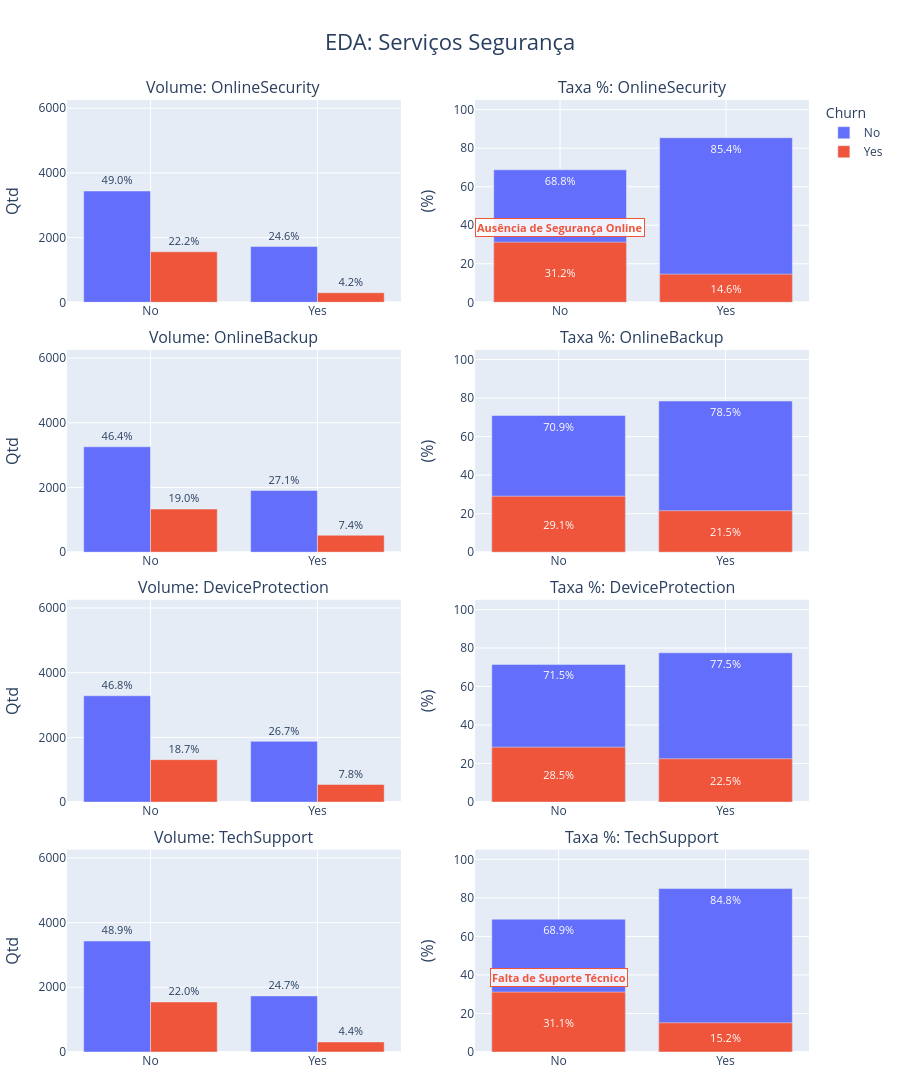

The code cell stored with this chart in its notebook:
### Markdown cell above
#### Análise Serviços Internet (Segurança)

### Code cell
import telecom_x_analytics as tax

fig = tax.plot_servicos_seg(df)
fig.show()

### Figure 1 — Plotly figure (JSON) as saved in the notebook; plotly's stock layout.template omitted (floating-point values rounded to 4 significant figures)
{"data": [{"cliponaxis": false, "marker": {"color": "#636EFA"}, "name": "No", "offsetgroup": "No", "showlegend": true, "text": ["49.0%", "24.6%"], "textposition": "outside", "type": "bar", "x": ["No", "Yes"], "xaxis": "x", "y": [3440, 1724], "yaxis": "y"}, {"hovertemplate": "Taxa: %{y:.1f}%<extra>No</extra>", "insidetextanchor": "end", "insidetextfont": {"color": "white", "size": 11}, "marker": {"color": "#636EFA"}, "name": "Churn No", "offsetgroup": "stack", "showlegend": false, "text": ["68.8%", "85.4%"], "textposition": "inside", "type": "bar", "x": ["No", "Yes"], "xaxis": "x2", "y": [68.77, 85.39], "yaxis": "y2"}, {"cliponaxis": false, "marker": {"color": "#EF553B"}, "name": "Yes", "offsetgroup": "Yes", "showlegend": true, "text": ["22.2%", "4.2%"], "textposition": "outside", "type": "bar", "x": ["No", "Yes"], "xaxis": "x", "y": [1562, 295], "yaxis": "y"}, {"hovertemplate": "Taxa: %{y:.1f}%<extra>Yes</extra>", "insidetextanchor": "middle", "insidetextfont": {"color": "white", "size": 11}, "marker": {"color": "#EF553B"}, "name": "Churn Yes", "offsetgroup": "stack", "showlegend": false, "text": ["31.2%", "14.6%"], "textposition": "inside", "type": "bar", "x": ["No", "Yes"], "xaxis": "x2", "y": [31.23, 14.61], "yaxis": "y2"}, {"cliponaxis": false, "marker": {"color": "#636EFA"}, "name": "No", "offsetgroup": "No", "showlegend": false, "text": ["46.4%", "27.1%"], "textposition": "outside", "type": "bar", "x": ["No", "Yes"], "xaxis": "x3", "y": [3258, 1906], "yaxis": "y3"}, {"hovertemplate": "Taxa: %{y:.1f}%<extra>No</extra>", "insidetextanchor": "end", "insidetextfont": {"color": "white", "size": 11}, "marker": {"color": "#636EFA"}, "name": "Churn No", "offsetgroup": "stack", "showlegend": false, "text": ["70.9%", "78.5%"], "textposition": "inside", "type": "bar", "x": ["No", "Yes"], "xaxis": "x4", "y": [70.95, 78.47], "yaxis": "y4"}, {"cliponaxis": false, "marker": {"color": "#EF553B"}, "name": "Yes", "offsetgroup": "Yes", "showlegend": false, "text": ["19.0%", "7.4%"], "textposition": "outside", "type": "bar", "x": ["No", "Yes"], "xaxis": "x3", "y": [1334, 523], "yaxis": "y3"}, {"hovertemplate": "Taxa: %{y:.1f}%<extra>Yes</extra>", "insidetextanchor": "middle", "insidetextfont": {"color": "white", "size": 11}, "marker": {"color": "#EF553B"}, "name": "Churn Yes", "offsetgroup": "stack", "showlegend": false, "text": ["29.1%", "21.5%"], "textposition": "inside", "type": "bar", "x": ["No", "Yes"], "xaxis": "x4", "y": [29.05, 21.53], "yaxis": "y4"}, {"cliponaxis": false, "marker": {"color": "#636EFA"}, "name": "No", "offsetgroup": "No", "showlegend": false, "text": ["46.8%", "26.7%"], "textposition": "outside", "type": "bar", "x": ["No", "Yes"], "xaxis": "x5", "y": [3287, 1877], "yaxis": "y5"}, {"hovertemplate": "Taxa: %{y:.1f}%<extra>No</extra>", "insidetextanchor": "end", "insidetextfont": {"color": "white", "size": 11}, "marker": {"color": "#636EFA"}, "name": "Churn No", "offsetgroup": "stack", "showlegend": false, "text": ["71.5%", "77.5%"], "textposition": "inside", "type": "bar", "x": ["No", "Yes"], "xaxis": "x6", "y": [71.47, 77.5], "yaxis": "y6"}, {"cliponaxis": false, "marker": {"color": "#EF553B"}, "name": "Yes", "offsetgroup": "Yes", "showlegend": false, "text": ["18.7%", "7.8%"], "textposition": "outside", "type": "bar", "x": ["No", "Yes"], "xaxis": "x5", "y": [1312, 545], "yaxis": "y5"}, {"hovertemplate": "Taxa: %{y:.1f}%<extra>Yes</extra>", "insidetextanchor": "middle", "insidetextfont": {"color": "white", "size": 11}, "marker": {"color": "#EF553B"}, "name": "Churn Yes", "offsetgroup": "stack", "showlegend": false, "text": ["28.5%", "22.5%"], "textposition": "inside", "type": "bar", "x": ["No", "Yes"], "xaxis": "x6", "y": [28.53, 22.5], "yaxis": "y6"}, {"cliponaxis": false, "marker": {"color": "#636EFA"}, "name": "No", "offsetgroup": "No", "showlegend": false, "text": ["48.9%", "24.7%"], "textposition": "outside", "type": "bar", "x": ["No", "Yes"], "xaxis": "x7", "y": [3430, 1734], "yaxis": "y7"}, {"hovertemplate": "Taxa: %{y:.1f}%<extra>No</extra>", "insidetextanchor": "end", "insidetextfont": {"color": "white", "size": 11}, "marker": {"color": "#636EFA"}, "name": "Churn No", "offsetgroup": "stack", "showlegend": false, "text": ["68.9%", "84.8%"], "textposition": "inside", "type": "bar", "x": ["No", "Yes"], "xaxis": "x8", "y": [68.92, 84.83], "yaxis": "y8"}, {"cliponaxis": false, "marker": {"color": "#EF553B"}, "name": "Yes", "offsetgroup": "Yes", "showlegend": false, "text": ["22.0%", "4.4%"], "textposition": "outside", "type": "bar", "x": ["No", "Yes"], "xaxis": "x7", "y": [1547, 310], "yaxis": "y7"}, {"hovertemplate": "Taxa: %{y:.1f}%<extra>Yes</extra>", "insidetextanchor": "middle", "insidetextfont": {"color": "white", "size": 11}, "marker": {"color": "#EF553B"}, "name": "Churn Yes", "offsetgroup": "stack", "showlegend": false, "text": ["31.1%", "15.2%"], "textposition": "inside", "type": "bar", "x": ["No", "Yes"], "xaxis": "x8", "y": [31.08, 15.17], "yaxis": "y8"}], "layout": {"annotations": [{"font": {"size": 16}, "showarrow": false, "text": "Volume: OnlineSecurity", "x": 0.225, "xanchor": "center", "xref": "paper", "y": 1, "yanchor": "bottom", "yref": "paper"}, {"font": {"size": 16}, "showarrow": false, "text": "Taxa %: OnlineSecurity", "x": 0.775, "xanchor": "center", "xref": "paper", "y": 1, "yanchor": "bottom", "yref": "paper"}, {"font": {"size": 16}, "showarrow": false, "text": "Volume: OnlineBackup", "x": 0.225, "xanchor": "center", "xref": "paper", "y": 0.7375, "yanchor": "bottom", "yref": "paper"}, {"font": {"size": 16}, "showarrow": false, "text": "Taxa %: OnlineBackup", "x": 0.775, "xanchor": "center", "xref": "paper", "y": 0.7375, "yanchor": "bottom", "yref": "paper"}, {"font": {"size": 16}, "showarrow": false, "text": "Volume: DeviceProtection", "x": 0.225, "xanchor": "center", "xref": "paper", "y": 0.475, "yanchor": "bottom", "yref": "paper"}, {"font": {"size": 16}, "showarrow": false, "text": "Taxa %: DeviceProtection", "x": 0.775, "xanchor": "center", "xref": "paper", "y": 0.475, "yanchor": "bottom", "yref": "paper"}, {"font": {"size": 16}, "showarrow": false, "text": "Volume: TechSupport", "x": 0.225, "xanchor": "center", "xref": "paper", "y": 0.2125, "yanchor": "bottom", "yref": "paper"}, {"font": {"size": 16}, "showarrow": false, "text": "Taxa %: TechSupport", "x": 0.775, "xanchor": "center", "xref": "paper", "y": 0.2125, "yanchor": "bottom", "yref": "paper"}, {"bgcolor": "rgba(255, 255, 255, 0.9)", "bordercolor": "#EF553B", "borderwidth": 1, "font": {"color": "#EF553B", "size": 11}, "showarrow": false, "text": "<b>Ausência de Segurança Online</b>", "x": "No", "xref": "x2", "y": 31.2, "yref": "y2", "yshift": 15}, {"bgcolor": "rgba(255, 255, 255, 0.9)", "bordercolor": "#EF553B", "borderwidth": 1, "font": {"color": "#EF553B", "size": 11}, "showarrow": false, "text": "<b>Falta de Suporte Técnico</b>", "x": "No", "xref": "x8", "y": 31.1, "yref": "y8", "yshift": 15}], "barmode": "group", "height": 1400, "hoverlabel": {"font": {"color": "white"}}, "legend": {"title": {"text": "Churn"}}, "margin": {"b": 40, "l": 30, "r": 30, "t": 100}, "paper_bgcolor": "white", "plot_bgcolor": "#E5ECF6", "title": {"font": {"size": 22}, "text": "EDA: Serviços Segurança", "x": 0.5}, "uniformtext": {"minsize": 9, "mode": "show"}, "width": 900, "xaxis": {"anchor": "y", "domain": [0, 0.45], "gridcolor": "white"}, "xaxis2": {"anchor": "y2", "domain": [0.55, 1], "gridcolor": "white"}, "xaxis3": {"anchor": "y3", "domain": [0, 0.45], "gridcolor": "white"}, "xaxis4": {"anchor": "y4", "domain": [0.55, 1], "gridcolor": "white"}, "xaxis5": {"anchor": "y5", "domain": [0, 0.45], "gridcolor": "white"}, "xaxis6": {"anchor": "y6", "domain": [0.55, 1], "gridcolor": "white"}, "xaxis7": {"anchor": "y7", "domain": [0, 0.45], "gridcolor": "white"}, "xaxis8": {"anchor": "y8", "domain": [0.55, 1], "gridcolor": "white"}, "yaxis": {"anchor": "x", "domain": [0.7875, 1], "gridcolor": "white", "range": [0, 6252.0], "title": {"font": {"size": 16}, "text": "Qtd"}}, "yaxis2": {"anchor": "x2", "domain": [0.7875, 1], "gridcolor": "white", "range": [0, 105], "title": {"font": {"size": 16}, "text": "(%)"}}, "yaxis3": {"anchor": "x3", "domain": [0.525, 0.7375], "gridcolor": "white", "range": [0, 6252.0], "title": {"font": {"size": 16}, "text": "Qtd"}}, "yaxis4": {"anchor": "x4", "domain": [0.525, 0.7375], "gridcolor": "white", "range": [0, 105], "title": {"font": {"size": 16}, "text": "(%)"}}, "yaxis5": {"anchor": "x5", "domain": [0.2625, 0.475], "gridcolor": "white", "range": [0, 6252.0], "title": {"font": {"size": 16}, "text": "Qtd"}}, "yaxis6": {"anchor": "x6", "domain": [0.2625, 0.475], "gridcolor": "white", "range": [0, 105], "title": {"font": {"size": 16}, "text": "(%)"}}, "yaxis7": {"anchor": "x7", "domain": [0, 0.2125], "gridcolor": "white", "range": [0, 6252.0], "title": {"font": {"size": 16}, "text": "Qtd"}}, "yaxis8": {"anchor": "x8", "domain": [0, 0.2125], "gridcolor": "white", "range": [0, 105], "title": {"font": {"size": 16}, "text": "(%)"}}}}
